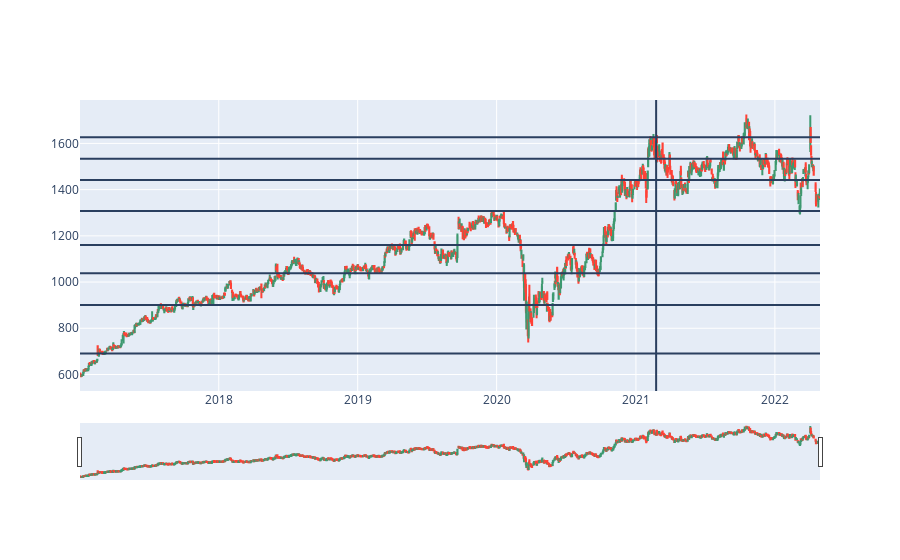

Notebook code cell kept with this figure:
### Code cell
eng = (ta.CDLENGULFING(df.Open,df.High,df.Low,df.Close))

fig = go.Figure(data=[go.Candlestick(x=df['Date'],
                open=df['Open'],
                high=df['High'],
                low=df['Low'],
                close=df['Close'])])
for aaa in centres:
    fig.add_hline(y=aaa[0])
    
for i in range(len(eng)):
    if(eng[i]!=0):
        cprice = df.Close[i]
        prevprice = df.Close[i-1]
        for x in centres:
            if(1.005*cprice>x[0] and 0.995*cprice<x[0] and prevprice>x[0]):
                fig.add_vline(x=df.Date[i])
                break
        
fig.show()

### Figure 1 — Plotly figure (JSON) as saved in the notebook; plotly's stock layout.template omitted (floating-point values rounded to 4 significant figures; data arrays with more than 128 entries replaced by an {"elided": "..."} marker saying what was removed)
{"data": [{"close": {"elided": "1316 float values"}, "high": {"elided": "1316 float values"}, "low": {"elided": "1316 float values"}, "open": {"elided": "1316 float values"}, "type": "candlestick", "x": {"elided": "1316 str values"}}], "layout": {"shapes": [{"type": "line", "x0": 0, "x1": 1, "xref": "x domain", "y0": 1308.0, "y1": 1308.0, "yref": "y"}, {"type": "line", "x0": 0, "x1": 1, "xref": "x domain", "y0": 690.6, "y1": 690.6, "yref": "y"}, {"type": "line", "x0": 0, "x1": 1, "xref": "x domain", "y0": 1038.0, "y1": 1038.0, "yref": "y"}, {"type": "line", "x0": 0, "x1": 1, "xref": "x domain", "y0": 1533.0, "y1": 1533.0, "yref": "y"}, {"type": "line", "x0": 0, "x1": 1, "xref": "x domain", "y0": 900.9, "y1": 900.9, "yref": "y"}, {"type": "line", "x0": 0, "x1": 1, "xref": "x domain", "y0": 1442.0, "y1": 1442.0, "yref": "y"}, {"type": "line", "x0": 0, "x1": 1, "xref": "x domain", "y0": 1161.0, "y1": 1161.0, "yref": "y"}, {"type": "line", "x0": 0, "x1": 1, "xref": "x domain", "y0": 1627.0, "y1": 1627.0, "yref": "y"}, {"type": "line", "x0": "2021-02-23", "x1": "2021-02-23", "xref": "x", "y0": 0, "y1": 1, "yref": "y domain"}]}}
